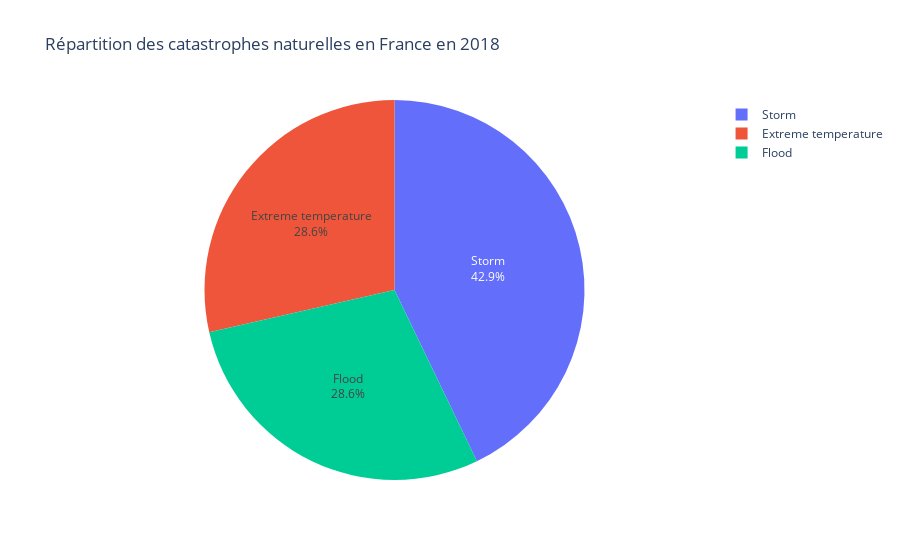

Notebook code for this chart:
### Markdown cell above
# Création d'un diagramme camembert

### Code cell
year = "2018"
iso3 = "FRA"
country = countries.loc[countries["ISO3"] == iso3, "Country"].values[0]
df_pie = df_disasters.loc[df_disasters["ISO3"] == iso3]
df_pie = df_pie.loc[df_pie["Year"] == year]

fig = go.Figure(data=[go.Pie(labels=df_pie["Indicator"], values=df_pie["Occurrences"], textinfo='label+percent')])
fig.update_layout(title_text=f"Répartition des catastrophes naturelles en {country} en {year}")
fig.show()

### Figure 1 — Plotly figure (JSON) as saved in the notebook; plotly's stock layout.template omitted (floating-point values rounded to 4 significant figures)
{"data": [{"labels": ["Drought", "Extreme temperature", "Flood", "Landslide", "Storm", "Wildfire"], "textinfo": "label+percent", "type": "pie", "values": [null, 2, 2, null, 3, null]}], "layout": {"title": {"text": "Répartition des catastrophes naturelles en France en 2018"}}}
